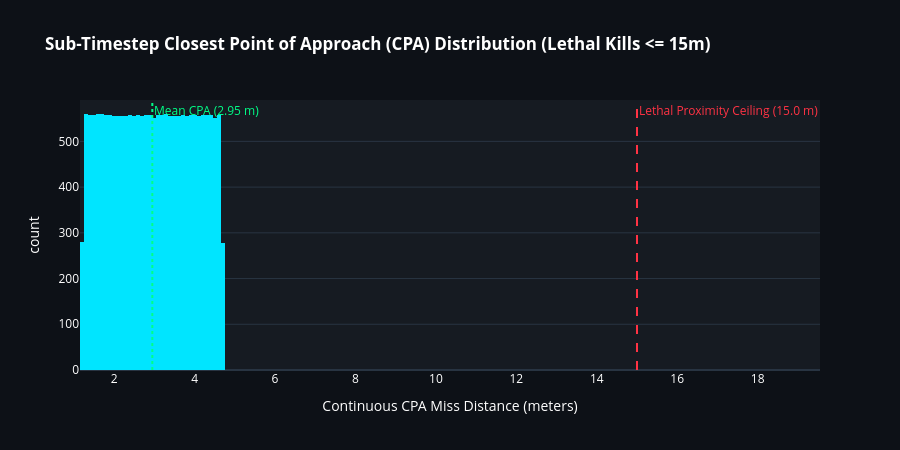
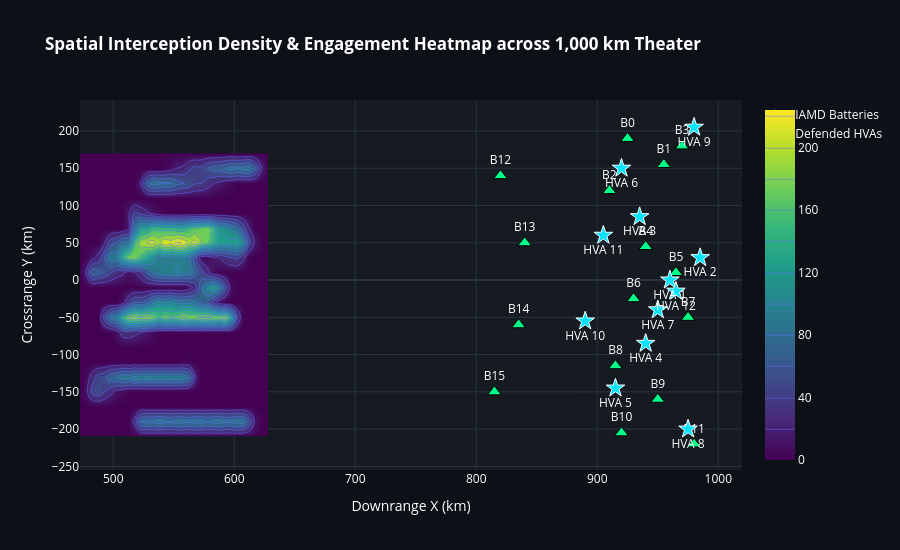

Notebook source saved alongside these figures, in order:
### Code cell
# ==============================================================================
# SECTION 11: CPA MISS DISTANCE DISTRIBUTION & SPATIAL INTERCEPT HEATMAP
# ==============================================================================

# 1. Sub-Timestep CPA Miss Distance Histogram
fig_cpa = px.histogram(
    x=sim_results[sim_results[:, 5] == 1.0, 4],
    nbins=60,
    color_discrete_sequence=['#00e5ff'],
    title="<b>Sub-Timestep Closest Point of Approach (CPA) Distribution (Lethal Kills <= 15m)</b>",
    labels={'x': 'Continuous CPA Miss Distance (meters)', 'count': 'Interception Frequency'}
)

fig_cpa.add_vline(x=15.0, line_dash="dash", line_color="#ff3344", annotation_text="Lethal Proximity Ceiling (15.0 m)", annotation_font_color="#ff3344")
fig_cpa.add_vline(x=mean_primary_cpa, line_dash="dot", line_color="#00ff88", annotation_text=f"Mean CPA ({mean_primary_cpa:.2f} m)", annotation_font_color="#00ff88")

fig_cpa.update_layout(
    template="plotly_dark",
    paper_bgcolor='#0d1117',
    plot_bgcolor='#161b22',
    font=dict(color='white'),
    height=450
)
fig_cpa.show()

# 2. 2D Spatial Interception Density Heatmap (Theater Coverage)
fig_heat = px.density_contour(
    x=sim_results[:, 12]/1e3,
    y=sim_results[:, 13]/1e3,
    nbinsx=40,
    nbinsy=30,
    title="<b>Spatial Interception Density & Engagement Heatmap across 1,000 km Theater</b>",
    labels={'x': 'Downrange X (km)', 'y': 'Crossrange Y (km)'}
)

fig_heat.update_traces(contours_coloring="heatmap", colorscale="Viridis")
fig_heat.add_trace(go.Scatter(
    x=DEFENDER_BATTERIES[:, 0]/1e3,
    y=DEFENDER_BATTERIES[:, 1]/1e3,
    mode='markers+text',
    name='IAMD Batteries',
    marker=dict(size=12, color='#00ff88', symbol='triangle-up', line=dict(color='black', width=1)),
    text=[f"B{i}" for i in range(16)],
    textposition="top center"
))

fig_heat.add_trace(go.Scatter(
    x=hva_coords[:, 0]/1e3,
    y=hva_coords[:, 1]/1e3,
    mode='markers+text',
    name='Defended HVAs',
    marker=dict(size=14, color='#00e5ff', symbol='star', line=dict(color='white', width=1)),
    text=[f"HVA {h['hva_id']}" for h in HIGH_VALUE_ASSETS],
    textposition="bottom center"
))

fig_heat.update_layout(
    template="plotly_dark",
    paper_bgcolor='#0d1117',
    plot_bgcolor='#161b22',
    font=dict(color='white'),
    height=550
)
fig_heat.show()

### Figure 1 — Plotly figure (JSON) as saved in the notebook; plotly's stock layout.template omitted (floating-point values rounded to 4 significant figures; data arrays with more than 128 entries replaced by an {"elided": "..."} marker saying what was removed)
{"data": [{"alignmentgroup": "True", "bingroup": "x", "hovertemplate": "Continuous CPA Miss Distance (meters)=%{x}<br>count=%{y}<extra></extra>", "legendgroup": "", "marker": {"color": "#00e5ff", "pattern": {"shape": ""}}, "name": "", "nbinsx": 60, "offsetgroup": "", "orientation": "v", "showlegend": false, "type": "histogram", "x": {"elided": "19490 float values"}, "xaxis": "x", "yaxis": "y"}], "layout": {"annotations": [{"font": {"color": "#ff3344"}, "showarrow": false, "text": "Lethal Proximity Ceiling (15.0 m)", "x": 15.0, "xanchor": "left", "xref": "x", "y": 1, "yanchor": "top", "yref": "y domain"}, {"font": {"color": "#00ff88"}, "showarrow": false, "text": "Mean CPA (2.95 m)", "x": 2.948, "xanchor": "left", "xref": "x", "y": 1, "yanchor": "top", "yref": "y domain"}], "barmode": "relative", "font": {"color": "white"}, "height": 450, "legend": {"tracegroupgap": 0}, "paper_bgcolor": "#0d1117", "plot_bgcolor": "#161b22", "shapes": [{"line": {"color": "#ff3344", "dash": "dash"}, "type": "line", "x0": 15.0, "x1": 15.0, "xref": "x", "y0": 0, "y1": 1, "yref": "y domain"}, {"line": {"color": "#00ff88", "dash": "dot"}, "type": "line", "x0": 2.948, "x1": 2.948, "xref": "x", "y0": 0, "y1": 1, "yref": "y domain"}], "title": {"text": "<b>Sub-Timestep Closest Point of Approach (CPA) Distribution (Lethal Kills <= 15m)</b>"}, "xaxis": {"anchor": "y", "domain": [0.0, 1.0], "title": {"text": "Continuous CPA Miss Distance (meters)"}}, "yaxis": {"anchor": "x", "domain": [0.0, 1.0], "title": {"text": "count"}}}}

### Figure 2 — Plotly figure (JSON) as saved in the notebook; plotly's stock layout.template omitted (floating-point values rounded to 4 significant figures; data arrays with more than 128 entries replaced by an {"elided": "..."} marker saying what was removed)
{"data": [{"colorscale": [[0.0, "#440154"], [0.1111, "#482878"], [0.2222, "#3e4989"], [0.3333, "#31688e"], [0.4444, "#26828e"], [0.5556, "#1f9e89"], [0.6667, "#35b779"], [0.7778, "#6ece58"], [0.8889, "#b5de2b"], [1.0, "#fde725"]], "contours": {"coloring": "heatmap"}, "hovertemplate": "Downrange X (km)=%{x}<br>Crossrange Y (km)=%{y}<br>count=%{z}<extra></extra>", "legendgroup": "", "line": {"color": "#636efa"}, "name": "", "nbinsx": 40, "nbinsy": 30, "showlegend": false, "type": "histogram2dcontour", "x": {"elided": "20000 float values"}, "xaxis": "x", "xbingroup": "x", "y": {"elided": "20000 float values"}, "yaxis": "y", "ybingroup": "y"}, {"marker": {"color": "#00ff88", "line": {"color": "black", "width": 1}, "size": 12, "symbol": "triangle-up"}, "mode": "markers+text", "name": "IAMD Batteries", "text": ["B0", "B1", "B2", "B3", "B4", "B5", "B6", "B7", "B8", "B9", "B10", "B11", "B12", "B13", "B14", "B15"], "textposition": "top center", "type": "scatter", "x": [925.0, 955.0, 910.0, 970.0, 940.0, 965.0, 930.0, 975.0, 915.0, 950.0, 920.0, 980.0, 820.0, 840.0, 835.0, 815.0], "y": [190.0, 155.0, 120.0, 180.0, 45.0, 10.0, -25.0, -50.0, -115.0, -160.0, -205.0, -220.0, 140.0, 50.0, -60.0, -150.0]}, {"marker": {"color": "#00e5ff", "line": {"color": "white", "width": 1}, "size": 14, "symbol": "star"}, "mode": "markers+text", "name": "Defended HVAs", "text": ["HVA 1", "HVA 2", "HVA 3", "HVA 4", "HVA 5", "HVA 6", "HVA 7", "HVA 8", "HVA 9", "HVA 10", "HVA 11", "HVA 12"], "textposition": "bottom center", "type": "scatter", "x": [960.0, 985.0, 935.0, 940.0, 915.0, 920.0, 950.0, 975.0, 980.0, 890.0, 905.0, 965.0], "y": [0.0, 30.0, 85.0, -85.0, -145.0, 150.0, -40.0, -200.0, 205.0, -55.0, 60.0, -15.0]}], "layout": {"font": {"color": "white"}, "height": 550, "legend": {"tracegroupgap": 0}, "paper_bgcolor": "#0d1117", "plot_bgcolor": "#161b22", "title": {"text": "<b>Spatial Interception Density & Engagement Heatmap across 1,000 km Theater</b>"}, "xaxis": {"anchor": "y", "domain": [0.0, 1.0], "title": {"text": "Downrange X (km)"}}, "yaxis": {"anchor": "x", "domain": [0.0, 1.0], "title": {"text": "Crossrange Y (km)"}}}}
